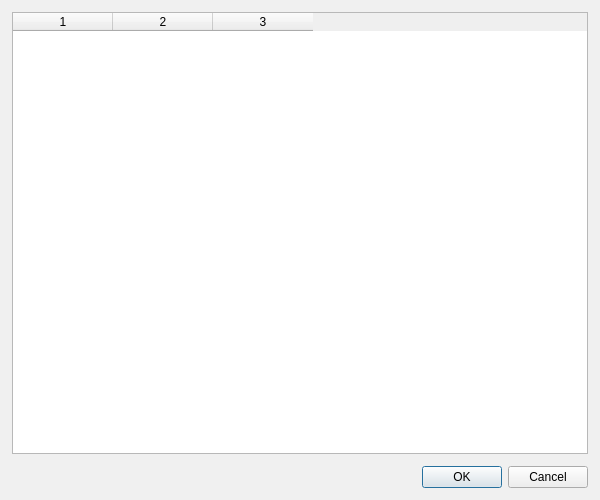
<?xml version="1.0" encoding="UTF-8"?>
<ui version="4.0">
 <class>ChatHistoryWindow</class>
 <widget class="QDialog" name="ChatHistoryWindow">
  <property name="geometry">
   <rect>
    <x>0</x>
    <y>0</y>
    <width>600</width>
    <height>500</height>
   </rect>
  </property>
  <property name="minimumSize">
   <size>
    <width>500</width>
    <height>400</height>
   </size>
  </property>
  <property name="windowTitle">
   <string>聊天历史记录</string>
  </property>
  <property name="styleSheet">
   <string notr="true">QDialog#ChatHistoryWindow {
    background-image: url(:/ui/images/background.png);
    background-position: center;
    background-repeat: no-repeat;
    background-attachment: fixed;
    background-color: #f0f0f0;
}
QListWidget {
    background-color: rgba(255, 255, 255, 220);
    border: 1px solid #999;
    border-radius: 4px;
    padding: 4px;
}
QLabel {
    color: #333333;
}</string>
  </property>
  <layout class="QVBoxLayout" name="verticalLayout">
   <property name="spacing">
    <number>12</number>
   </property>
   <property name="leftMargin">
    <number>12</number>
   </property>
   <property name="topMargin">
    <number>12</number>
   </property>
   <property name="rightMargin">
    <number>12</number>
   </property>
   <property name="bottomMargin">
    <number>12</number>
   </property>
   <item>
    <widget class="QTableWidget" name="listWidgetHistory">
  <property name="columnCount">
    <number>3</number>
  </property>
  <property name="horizontalHeaderLabels">
    <stringlist>
      <string>request</string>
      <string>response</string>
      <string>datetime</string>
    </stringlist>
  </property>
</widget>
   </item>
   <item>
    <widget class="QDialogButtonBox" name="buttonBox">
     <property name="orientation">
      <enum>Qt::Horizontal</enum>
     </property>
     <property name="standardButtons">
      <set>QDialogButtonBox::Cancel|QDialogButtonBox::Ok</set>
     </property>
    </widget>
   </item>
  </layout>
 </widget>
 <resources/>
 <connections>
  <connection>
   <sender>buttonBox</sender>
   <signal>accepted()</signal>
   <receiver>ChatHistoryWindow</receiver>
   <slot>accept()</slot>
   <hints>
    <hint type="sourcelabel">
     <x>248</x>
     <y>254</y>
    </hint>
    <hint type="destinationlabel">
     <x>157</x>
     <y>274</y>
    </hint>
   </hints>
  </connection>
  <connection>
   <sender>buttonBox</sender>
   <signal>rejected()</signal>
   <receiver>ChatHistoryWindow</receiver>
   <slot>reject()</slot>
   <hints>
    <hint type="sourcelabel">
     <x>316</x>
     <y>260</y>
    </hint>
    <hint type="destinationlabel">
     <x>286</x>
     <y>274</y>
    </hint>
   </hints>
  </connection>
 </connections>
</ui>
